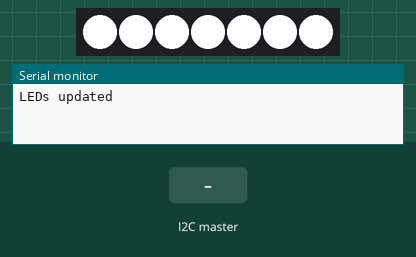
Recording of a sketch running on a simulated Arduino Uno, built with avr-gcc and run on an emulated ATmega328P. Parts: 7 RGB LEDs in strip order, left to right, the last lines printed to the serial monitor. The inputs (shaded band) are chosen by the test bench. Dim RGB values are drawn brighter than linear.

Above: at 1.2 s.
1.3 s: the I2C master sends the byte 1
At 2.5 s:
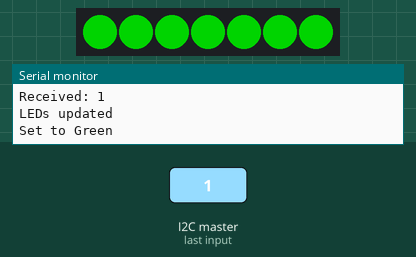
2.8 s: the I2C master sends the byte 2
At 3.6 s:
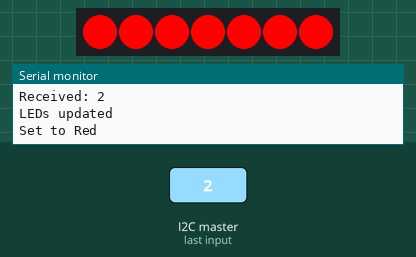
4.3 s: the I2C master sends the byte 0
At 4.8 s:
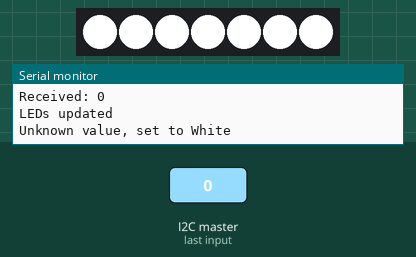
Timing chart, 0 to 7.3 s (numbered marks = the images above; inputs shaded):
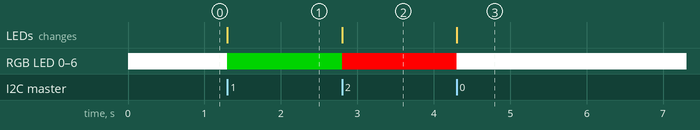

Measured:
- after the input at 1.3 s, RGB LED 0–6: RGB(255, 255, 255) → RGB(0, 128, 0) at once; the LEDs: change at once (image 1)
- after the input at 2.8 s, RGB LED 0–6: RGB(0, 128, 0) → RGB(255, 0, 0) at once; the LEDs: change at once (image 2)
- after the input at 4.3 s, RGB LED 0–6: RGB(255, 0, 0) → RGB(255, 255, 255) at once; the LEDs: change at once (image 3)

The sketch:

I2C_Slave_arduino.ino
```cpp
#include <Wire.h>
#include <FastLED.h>

#define SLAVE_ADDRESS 0x47  // I2C address of the Arduino
#define NUM_LEDS 7
#define DATA_PIN 6

// Define a single array for the LED strip
CRGB leds[NUM_LEDS];

void setup() {
    Serial.begin(115200);       // Initialize serial for debugging
    Wire.begin(SLAVE_ADDRESS);  // Set I2C address
    Wire.onReceive(receiveData); // Register the I2C receive function

    FastLED.addLeds<WS2812, DATA_PIN, GRB>(leds, NUM_LEDS); // Configure LED strip
    FastLED.setBrightness(255);  // Set global brightness to max
    setLedsToColor(CRGB::White); // Initial color to white
}

void loop() {
    // Nothing needed here; LEDs update on I2C reception
}

// Function to set all LEDs to a specific color
void setLedsToColor(CRGB color) {
    for (int i = 0; i < NUM_LEDS; i++) {
        leds[i] = color;
    }
    FastLED.show(); // Update the LEDs
    Serial.println("LEDs updated");
}

// Function to receive integer data over I2C
void receiveData(int byteCount) {
    if (Wire.available()) {
        int receivedValue = Wire.read();  // Read the received integer
        Serial.print("Received: ");
        Serial.println(receivedValue);

        // Change LED color based on received value
        switch (receivedValue) {
            case 1:
                setLedsToColor(CRGB::Green);
                Serial.println("Set to Green");
                break;
            case 3:
                setLedsToColor(CRGB::Blue);
                Serial.println("Set to Blue");
                break;
            case 2:
                setLedsToColor(CRGB::Red);
                Serial.println("Set to Red");
                break;

            case 4:
                setLedsToColor(CRGB::White);
                Serial.println("Set to White");
                break;

            default:
                setLedsToColor(CRGB::White); // Default color
                Serial.println("Unknown value, set to White");
                break;
        }
    }
}
```
